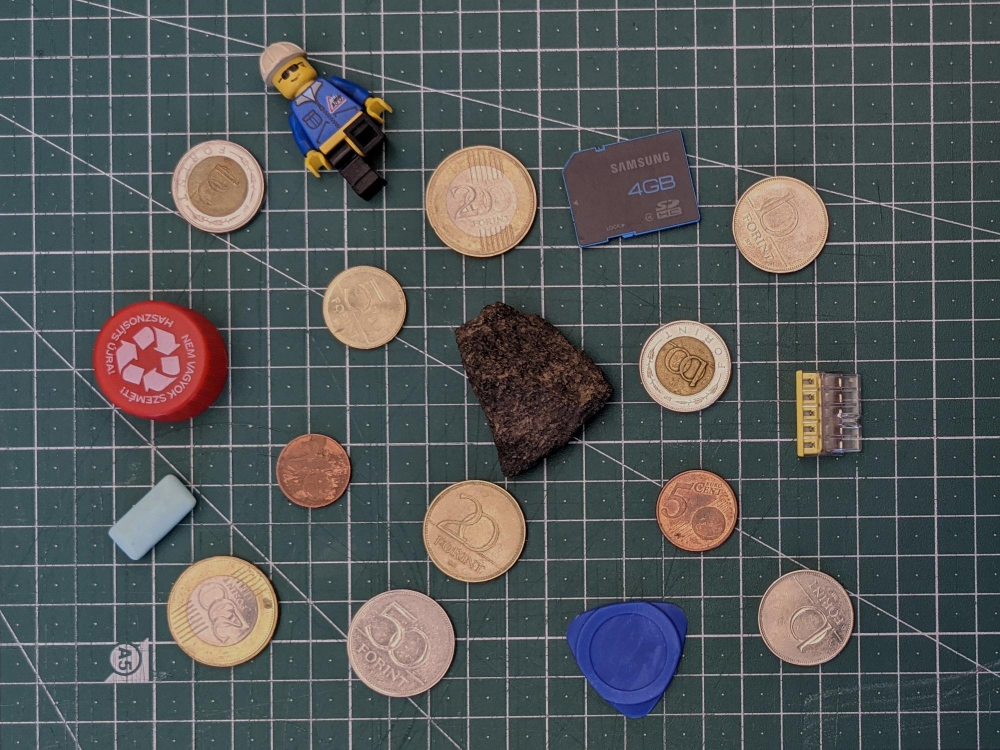
%> input picture 1st assignment - Coin detection, separation and counting/input/a01_DMWBL1 .jpg, 2000 x 1500 px (shown at 1/2 size)
$ octave --eval "result = howmuch(imread('input/a01_DMWBL1 .jpg'));"   (GNU Octave 9; MATLAB toolbox functions it lacks are replaced by stand-ins)
%> lines starting %> are read from the running program, lines starting %| are printed output that depends on the picture; in (x1, y1, x2, y2) boxes, pixels count from 0 and x2, y2 are one past the last pixel; in counts of white or black regions, pixels touching at a corner belong together; the program's own positions count from 1
function num_value = howmuch(input_img)

huemin = 0.1;
huetop = 0.22;
th_saturation = 0.05;
th_value = 0.5;

x = length(input_img);
%> x = 2000
Y = im2double(rgb2gray(input_img));
%imshow(Y);
T=rgb2hsv(input_img);
%> T: size 1500x2000x3 double; mean H, S, V 0.48, 0.243, 0.382
hue = T(:,:,1); % Red channel
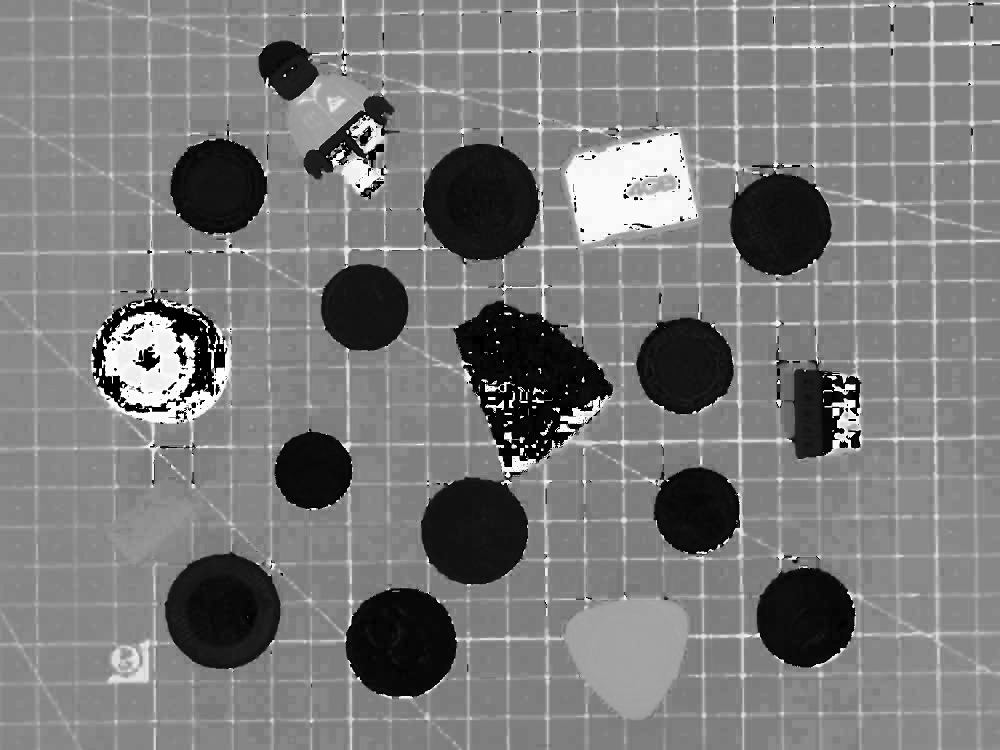
%> hue: size 1500x2000 double (shown at 1/2 size); min 0, max 0.999, mean 0.48
saturation = T(:,:,2); % Green channel
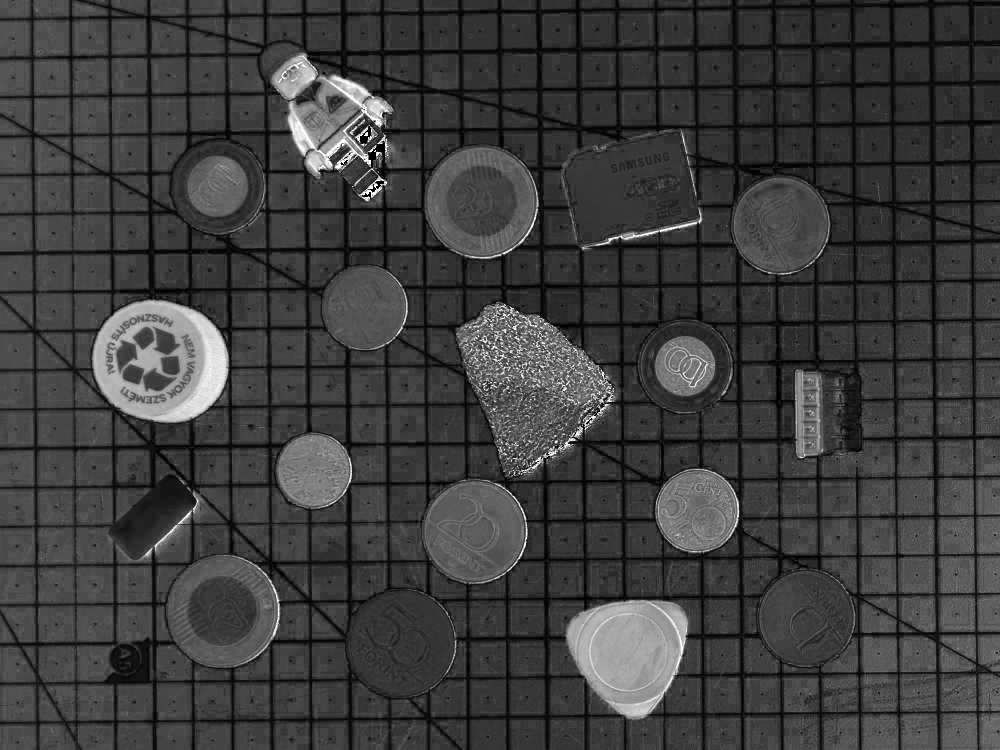
%> saturation: size 1500x2000 double (shown at 1/2 size); min 0, max 1, mean 0.243
value = T(:,:,3);% Blue channel
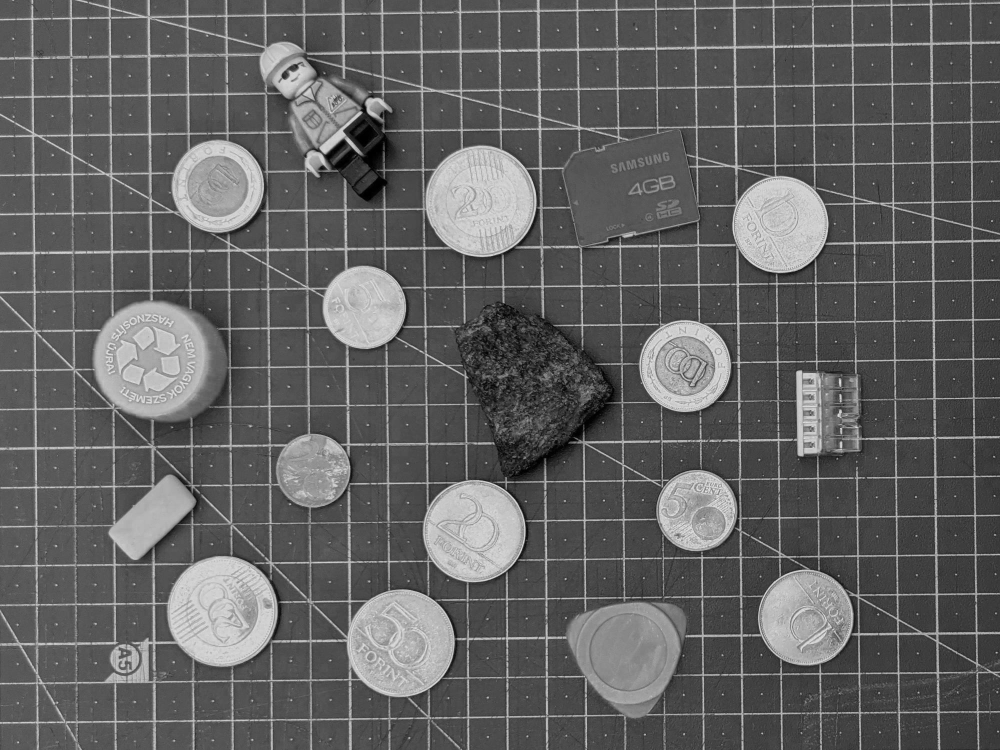
%> value: size 1500x2000 double (shown at 1/2 size); min 0, max 0.949, mean 0.382
coin = double((huetop>hue)>huemin&value>th_value);
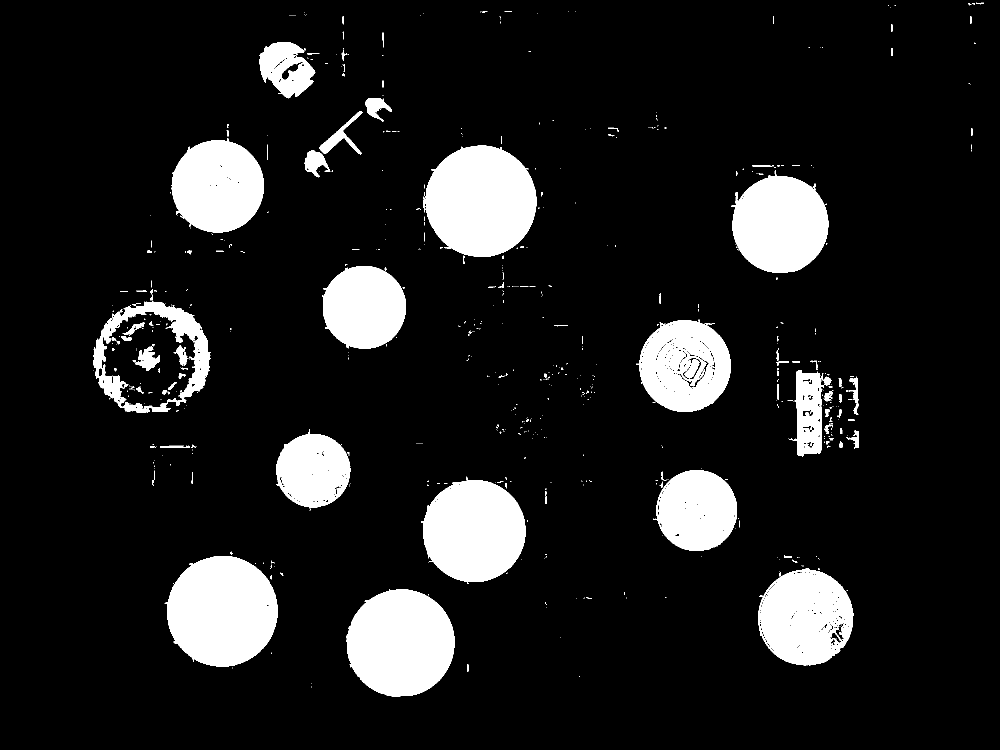
%> coin: size 1500x2000 double (shown at 1/2 size); values 0 (black) and 1 (white), 11.9% white; 678 white regions (574 under 20 px), largest, box (x1, y1, x2, y2) and area: (846, 291, 1073, 514) 38928, (329, 1112, 555, 1333) 38439, (692, 1178, 909, 1394) 36389
E=Y-coin;
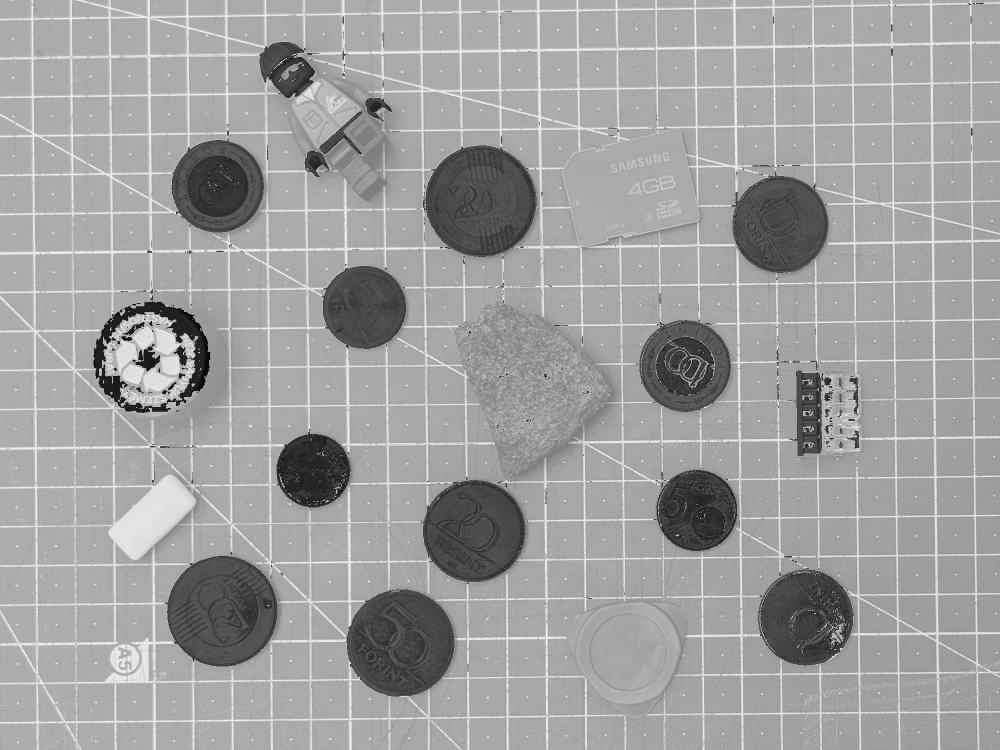
%> E: size 1500x2000 double (shown at 1/2 size); min -0.824, max 0.843, mean 0.22; drawn with min black and max white
imshow(E);
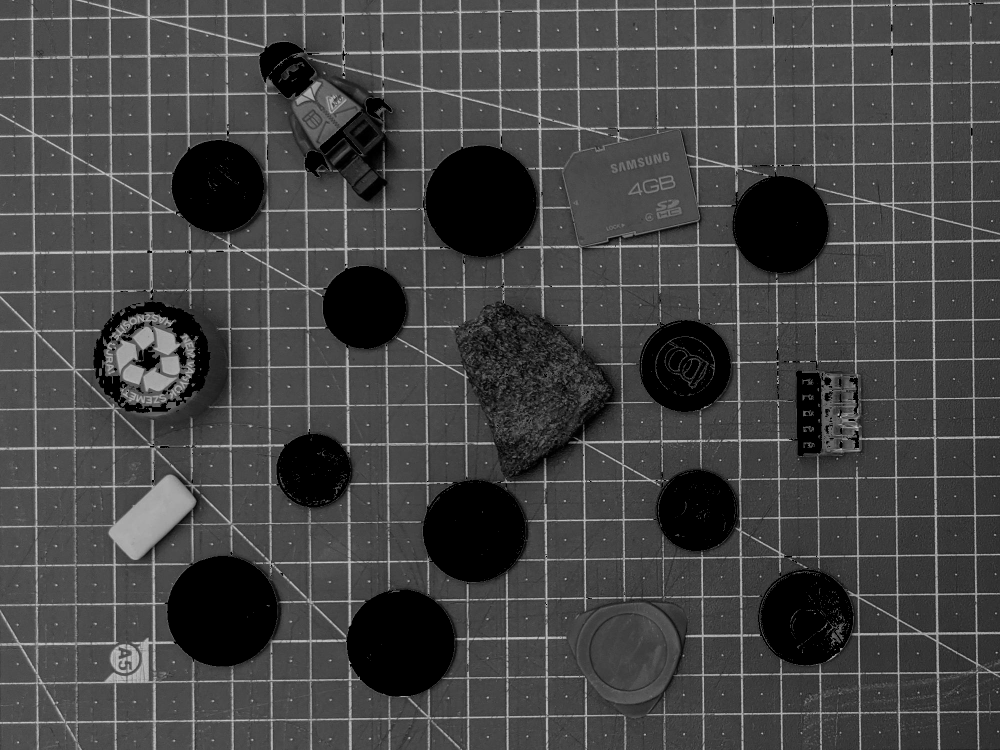
%> displayed picture: size 1500x2000, on the screen's scale of 0 to 255 (shown at 1/2 size); min 0, max 215, mean 67.8
area = 0;
for i=1:300
    for j= 1:300
        if E(i,j) <= 0
            area = area +1;
        end
    end
end
%> after the loop, area = 0

%output_img = uint8(255 * mat2gray(E));
%imshow(output_img);
radius = sqrt(area/pi);
%> radius = 0
d = 2*radius;
%> d = 0
number =0;
if(145<d && d<160)
    number = 2;

elseif (165<d && d<172)
    number = 5;
    %style ='forints';
elseif (160<d && d<165)
    number = 51;
    %style ='cents';

elseif (186<d && d<197)
    number = 10 ;

elseif(200<d&& d<210)
    number = 20;


elseif (225<d && d<231)
    number = 50;

elseif (175<d && d<190)
    number = 100;

elseif (210<d&& d<225)
    number = 200;
else
end
num_value = number;
end
